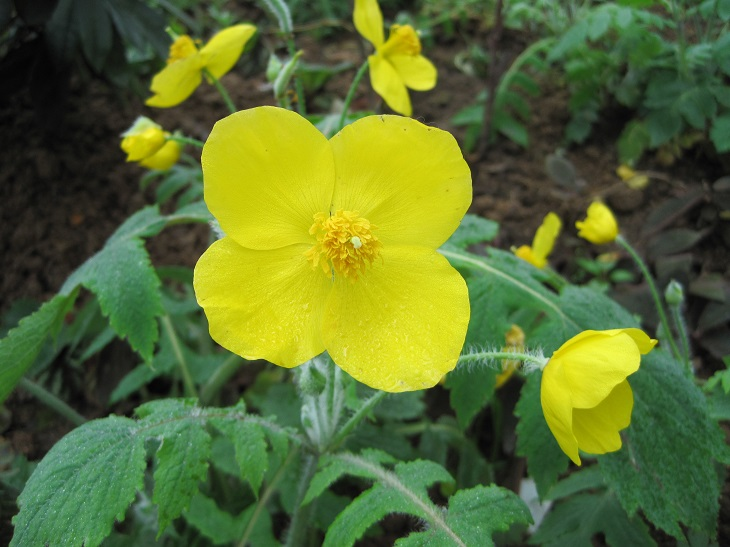
#> input picture 几何变换/image0.JPG, 730 x 547 px, found by its file name
$ jupyter execute '03图片移位.ipynb'
#> lines starting #> are read from the running program, lines starting #| are printed output that depends on the picture
[cell 1]
'''
[[1,0,100],[0,1,200]]
将其拆分为2*2 和 2*1的矩阵
matA [[1,0],[0,1]]
matB [[100],[200]]
matC 为输入矩阵即[x,y]
运算过程：A*C+B=[[1*x+0*y],[0*x+1*y]]+[[100],[200]]=[[x+100],[y+200]]
(10,20)->(110,120)
'''
import cv2
import numpy as np

img = cv2.imread('image0.jpg',1)
#> img is the input picture: shape (547, 730, 3); mean B, G, R 48.7, 109.6, 90.1
cv2.imshow('src',img)
imgInfo = img.shape
#> imgInfo = (547, 730, 3)
height = imgInfo[0]
#> height = 547
width = imgInfo[1]
#> width = 730

# 移位矩阵 2*3
matShift = np.float32([[1,0,100],[0,1,200]])
# 调用API：参数1：原始图片信息 参数2：移位矩阵 参数3：图片的宽高信息
dstImg = cv2.warpAffine(img,matShift,(width,height))
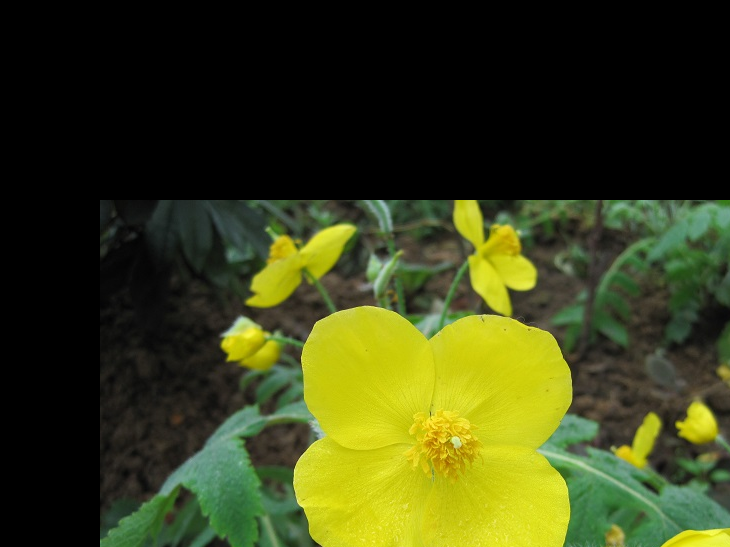
#> dstImg: shape (547, 730, 3); mean B, G, R 23.2, 64.4, 58.4
cv2.imshow('dstImg',dstImg)
cv2.waitKey(0)

[cell 2]
# 自己编码实现算法
dstImg2 = np.zeros(img.shape,np.uint8)
for i in range(0,height):
    for j in range(0,width-100):
        dstImg2[i,j+100] = img[i,j]
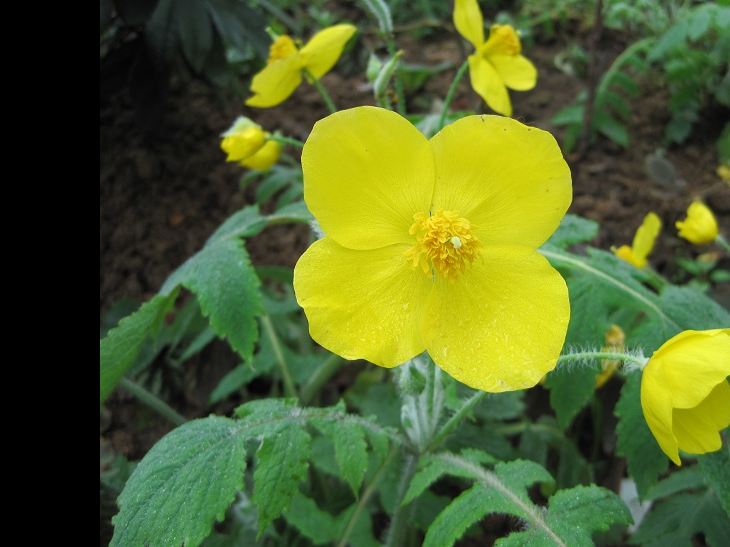
#> dstImg2: shape (547, 730, 3); mean B, G, R 41.9, 99.3, 82.9
cv2.imshow('dstImg2',dstImg2)
cv2.waitKey(0)
